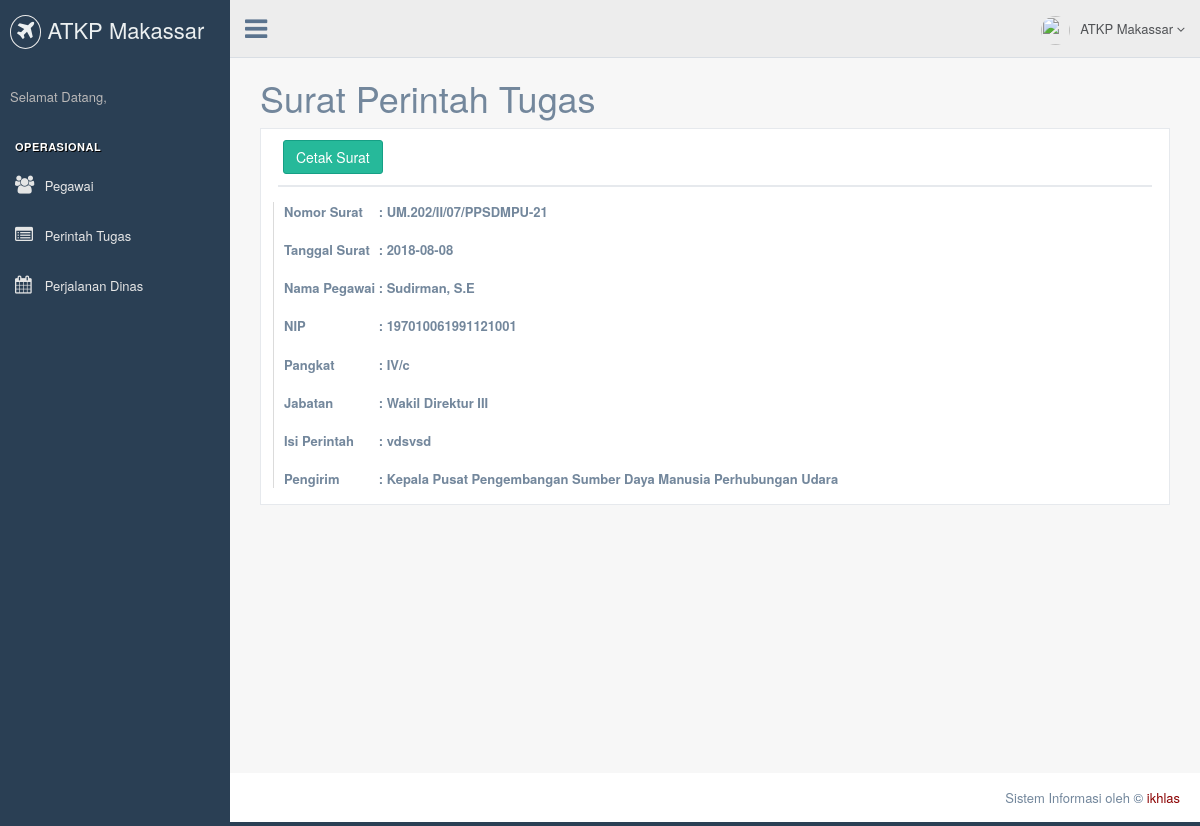
Page /spt/detail_spt/17 (signed in) on the committed database.
### tables this page shows
CREATE TABLE `tb_spt` (
  `kd_surat` bigint(20) NOT NULL,
  `no_surat` varchar(30) NOT NULL,
  `tgl` date NOT NULL,
  `nama_pegawai` varchar(50) NOT NULL,
  `nip` varchar(20) NOT NULL,
  `pangkat` enum('IV/a','IV/b','IV/c','IV/d','III/a','III/b','III/c','III/d','II/a','II/b','II/c','II/d','I/a','I/b','I/c','I/d') NOT NULL,
  `jabatan` varchar(30) NOT NULL,
  `isi_perintah` varchar(100) NOT NULL,
  `pengirim` varchar(255) NOT NULL
);

### application/libraries/Template.php (called while the page is built)
<?php if ( ! defined('BASEPATH')) exit('No direct script access allowed');
class Template {
		var $template_data = array();
		function set($name, $value)
		{
			$this->template_data[$name] = $value;
		}
		function load($template = '', $view = '' , $view_data = array(), $return = FALSE)
		{
			$this->CI =& get_instance();
			$this->set('contents', $this->CI->load->view($view, $view_data, TRUE));
			return $this->CI->load->view($template, $this->template_data, $return);
		}
}

### application/modules/spt/controllers/Spt.php (called while the page is built, shortened)
<?php
class Spt extends CI_Controller{
    public function detail_spt($kd_surat)
    {
        $data['spt'] = $this->Model_spt->tampil_detail_spt($kd_surat)->row_array();
        $this->template->load('template/main','detail_spt', $data);
    }
}

### index.php (called while the page is built, shortened)
<?php
require_once BASEPATH.'core/CodeIgniter.php';

### application/modules/spt/models/Model_spt.php (called while the page is built, shortened)
<?php
class Model_spt extends CI_Model {
	function tampil_detail_spt($kd)
	{
		return $this->db->get_where('tb_spt',array('kd_surat' => $kd));
	}
}
?>

### application/modules/spt/views/detail_spt.php (the view, shortened to what this page needs)
<!DOCTYPE html>
    <html>
    <head>
    </head>
    <body-->
               <div class="col-md-12 col-sm-12 col-xs-12">
            <h1>Surat Perintah Tugas</h1>
              </div>
            <div class="clearfix"></div>
              <div class="col-md-12 col-sm-12 col-xs-12">
                <div class="x_panel">
                  <div class="x_title">
                    <a href="http://localhost/spt_sppd/laporan/laporan_spt.php?no=<?php echo $spt['no_surat']?>" button type="submit" class="btn btn-success"> Cetak Surat</button></a>
                </div>
                  <div class="x_content">
                    <div class="row">
                      <div class="col-sm-9 mail_view">
                                <table>
                                  <thead>
                                    <tr>
                                      <th>Nomor Surat </th>
                                      <th>&nbsp;</th>
                                      <th>: </th>
                                      <th>&nbsp;</th>
                                      <th><?php echo $spt['no_surat'] ?></th>
                                    </tr>
                                    <td>&nbsp;</td>
                                    <tr>
                                      <th>Tanggal Surat </th>
                                      <th>&nbsp;</th>
                                      <th>: </th>
                                      <th>&nbsp;</th>
                                      <th><?php echo $spt['tgl'] ?></th>
                                    </tr>
                                    <td>&nbsp;</td>
                                    <tr>
                                      <th>Nama Pegawai </th>
                                      <th>&nbsp;</th>
                                      <th>: </th>
                                      <th>&nbsp;</th>
                                      <th><?php echo $spt['nama_pegawai'] ?></th>
                                    </tr>
                                    <td>&nbsp;</td>
                                    <tr>
                                      <th>NIP </th>
                                      <th>&nbsp;</th>
                                      <th>: </th>
                                      <th>&nbsp;</th>
                                      <th><?php echo $spt['nip'] ?></th>
                                    </tr>
                                    <td>&nbsp;</td>
                                    <tr>
                                      <th>Pangkat </th>
                                      <th>&nbsp;</th>
                                      <th>: </th>
                                      <th>&nbsp;</th>
                                      <th><?php echo $spt['pangkat'] ?></th>
                                    </tr>
                                    <td>&nbsp;</td>
                                    <tr>
                                      <th>Jabatan </th>
                                      <th>&nbsp;</th>
                                      <th>: </th>
                                      <th>&nbsp;</th>
                                      <th><?php echo $spt['jabatan'] ?></th>
                                    </tr>
                                    <td>&nbsp;</td>
                                    <tr>
                                      <th>Isi Perintah </th>
                                      <th>&nbsp;</th>
                                      <th>: </th>
                                      <th>&nbsp;</th>
                                      <th><?php echo $spt['isi_perintah'] ?></th>
                                    </tr><td>&nbsp;</td>
                                    <tr>
                                      <th>Pengirim </th>
                                      <th>&nbsp;</th>
                                      <th>: </th>
                                      <th>&nbsp;</th>
                                      <th><?php echo $spt['pengirim'] ?></th>
                                    </tr>
                                </thead>
                              </table>
                            </div>
                          </div>
                        </div>
                      </div>
    </html>

### rows in the picture
tb_spt: no_surat "UM.202/II/07/PPSDMPU-21", tgl "2018-08-08", nama_pegawai "Sudirman, S.E", nip "197010061991121001", pangkat "IV/c", jabatan "Wakil Direktur III", isi_perintah "vdsvsd", pengirim "Kepala Pusat Pengembangan Sumber Daya Manusia Perhubungan Udara"
